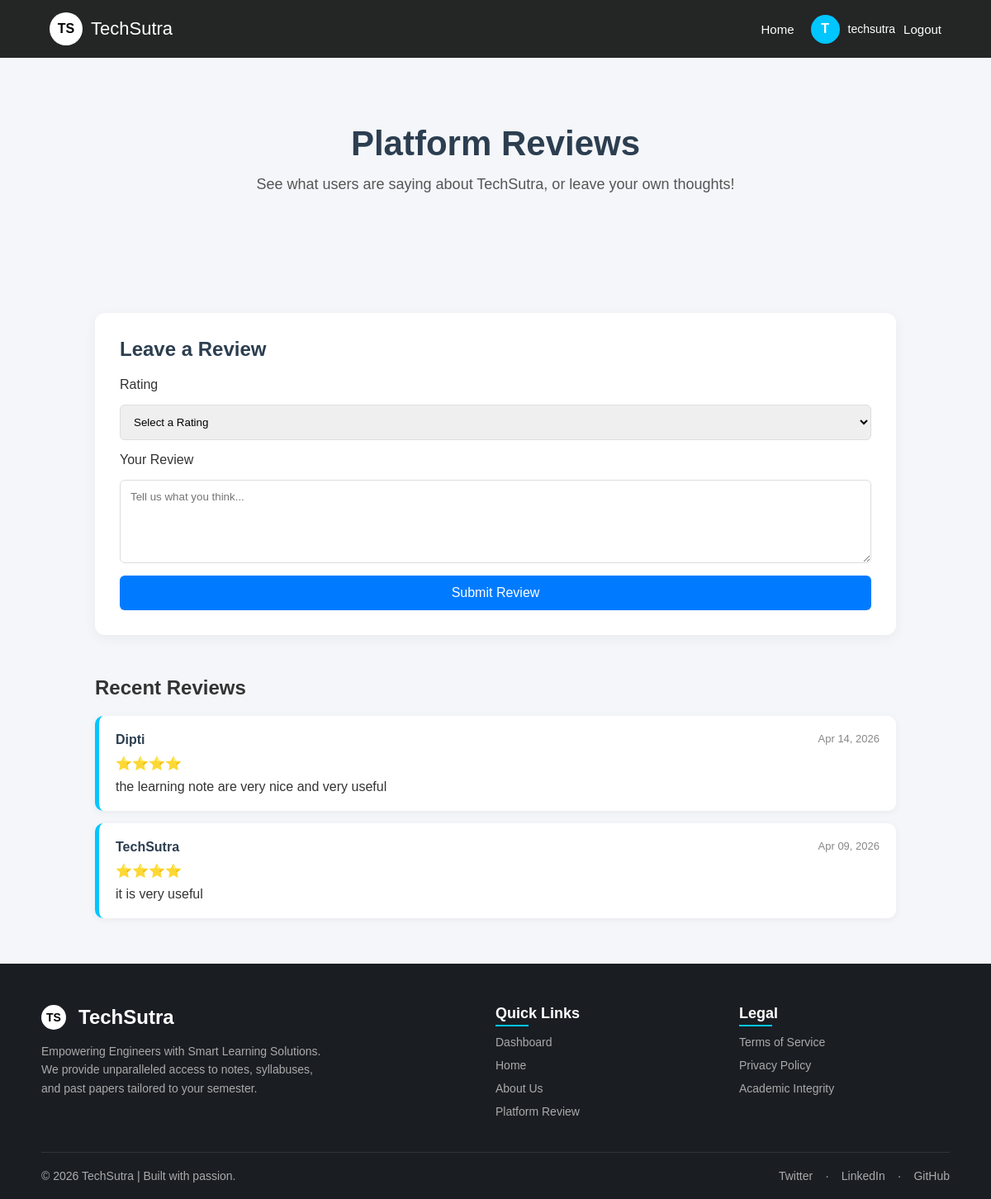
Screenshot of /reviews/ (signed in) with the database file from the repository.
### TechSutraapp/models.py (models this page shows, shortened)
class PlatformReview(models.Model):
    user = models.ForeignKey(User, on_delete=models.CASCADE)
    rating = models.IntegerField(choices=[(1, '1'), (2, '2'), (3, '3'), (4, '4'), (5, '5')])
    text = models.TextField()
    created_at = models.DateTimeField(auto_now_add=True)

### TechSutraapp/views.py (the view, shortened to what this page needs)
# urls.py: path('reviews/', platform_reviews, name='reviews'),
@login_required(login_url='login')
def platform_reviews(request):
    reviews = PlatformReview.objects.all().order_by('-created_at')
    return render(request, 'TechSutraapp/reviews.html', {'reviews': reviews})

### TechSutraapp/templates/TechSutraapp/reviews.html (shortened to what this page needs)
{% load static %}
<!DOCTYPE html>
<html lang="en">
<head>
    <link rel="stylesheet" href="{% static 'TechSutraapp/css/style.css' %}">
</head>
<body>
<nav class="navbar">
    <div class="brand" onclick="window.location.href='{% url 'home' %}'">
        <div class="brand-logo">TS</div>
        <div class="brand-name">TechSutra</div>
    </div>
        <div class="nav-right" id="navArea">
            <a href="{% url 'home' %}" class="nav-link">Home</a>
        {% if user.is_authenticated %}
            <div class="user-section">
                <div class="user-logo" onclick="window.location.href='{% url 'dashboard' %}'">
                    {{ request.user.username.0|upper }}
                </div>
                <span class="username">{{ request.user.username }}</span>
                <a href="{% url 'logout' %}" class="nav-link">Logout</a>
            </div>
        {% else %}
            <a href="{% url 'login' %}" class="btn login-btn">Login</a>
            <a href="{% url 'register' %}" class="btn login-btn" style="margin-left: 10px;">Register</a>
        {% endif %}
        </div>
</nav>
<div class="hero">
    <h1>Platform Reviews</h1>
    <p>See what users are saying about TechSutra, or leave your own thoughts!</p>
</div>
<div class="review-page-container">
    <div class="review-form-card">
        <h2>Leave a Review</h2>
        <form method="POST">
            <label for="rating">Rating</label>
            <select name="rating" id="rating" required>
                <option value="">Select a Rating</option>
            </select>
            <label for="reviewText">Your Review</label>
            <textarea name="reviewText" id="reviewText" rows="5" placeholder="Tell us what you think..." required></textarea>
            <button type="submit">Submit Review</button>
        </form>
    </div>
    <div class="reviews-list">
        <h2 style="margin-bottom: 20px; color: #333;">Recent Reviews</h2>
        {% for review in reviews %}
        <div class="review-item">
            <div class="review-header">
                <div class="review-user">{{ review.user.username }}</div>
                <div class="review-date">{{ review.created_at|date:"M d, Y" }}</div>
            </div>
            <div class="review-rating">
                {% if review.rating == 4 %}⭐⭐⭐⭐{% endif %}
            </div>
            <div class="review-text">
                {{ review.text }}
            </div>
        </div>
        {% empty %}
        <div class="review-item" style="text-align: center; color: #666;">
            No reviews yet! Be the first to tell us what you think.
        </div>
        {% endfor %}
    </div>
</div>
{% include 'TechSutraapp/footer.html' %}
</body>
</html>

### static/TechSutraapp/css/style.css (style rules this page uses)
* { margin: 0; padding: 0; box-sizing: border-box; font-family: Arial, Helvetica, sans-serif; }
body { background: #f4f6f9; color: #333; display: flex; flex-direction: column; min-height: 100vh; }
.navbar { display: flex; justify-content: space-between; align-items: center; padding: 15px 60px; background-color: rgba(0, 0, 0, 0.85); color: white; }
.brand { display: flex; align-items: center; cursor: pointer; }
.brand-logo { width: 40px; height: 40px; background: white; color: black; font-weight: bold; border-radius: 50%; display: flex; align-items: center; justify-content: center; margin-right: 10px; }
.brand-name { font-size: 22px; }
.nav-right { display: flex; align-items: center; gap: 20px; }
.nav-link { text-decoration: none; color: white; font-size: 15px; }
.user-section { display: flex; align-items: center; gap: 10px; }
.user-logo { width: 35px; height: 35px; background: #00c6ff; border-radius: 50%; display: flex; align-items: center; justify-content: center; font-weight: bold; cursor: pointer; }
.username { font-size: 14px; }
.hero { flex: 1; text-align: center; padding: 80px 20px; }
.hero h1 { font-size: 42px; margin-bottom: 15px; color: #2c3e50; }
.hero p { font-size: 18px; margin-bottom: 25px; color: #555; }
main, .hero, .resource-section, .dashboard-container, .pdf-container { flex: 1; }

### TechSutraapp/templates/TechSutraapp/reviews.html (style rules this page uses)
.review-page-container { max-width: 1000px; margin: 40px auto; display: flex; flex-direction: column; gap: 30px; padding: 0 15px; width: 100%; }
.review-form-card { background: white; padding: 30px; border-radius: 12px; box-shadow: 0 4px 15px rgba(0,0,0,0.05); width: 100%; box-sizing: border-box; }
.review-form-card h2 { margin-bottom: 20px; color: #2c3e50; }
.review-form-card form { display: flex; flex-direction: column; gap: 15px; width: 100%; padding: 0; margin: 0; max-width: none; }
.review-form-card textarea, .review-form-card select { width: 100%; padding: 12px; border: 1px solid #ddd; border-radius: 6px; font-family: inherit; }
.review-form-card button { background: #007bff; color: white; padding: 12px; border: none; border-radius: 6px; cursor: pointer; font-size: 16px; transition: 0.3s; }
.reviews-list { margin-top: 20px; width: 100%; }
.review-item { background: white; padding: 20px; border-radius: 10px; box-shadow: 0 2px 10px rgba(0,0,0,0.05); margin-bottom: 15px; border-left: 5px solid #00c6ff; width: 100%; box-sizing: border-box; }
.review-header { display: flex; justify-content: space-between; margin-bottom: 10px; }
.review-user { font-weight: bold; color: #2c3e50; }
.review-date { font-size: 13px; color: #888; }
.review-rating { color: #f39c12; margin-bottom: 10px; }

### rows the page displays
PlatformReview: user.username "Dipti", created_at "Apr 14, 2026", text "the learning note are very nice and very useful"
PlatformReview: user.username "TechSutra", created_at "Apr 09, 2026", text "it is very useful"

### other values shown
{{ request.user.username.0|upper }} "T"
{{ request.user.username }} "techsutra"
